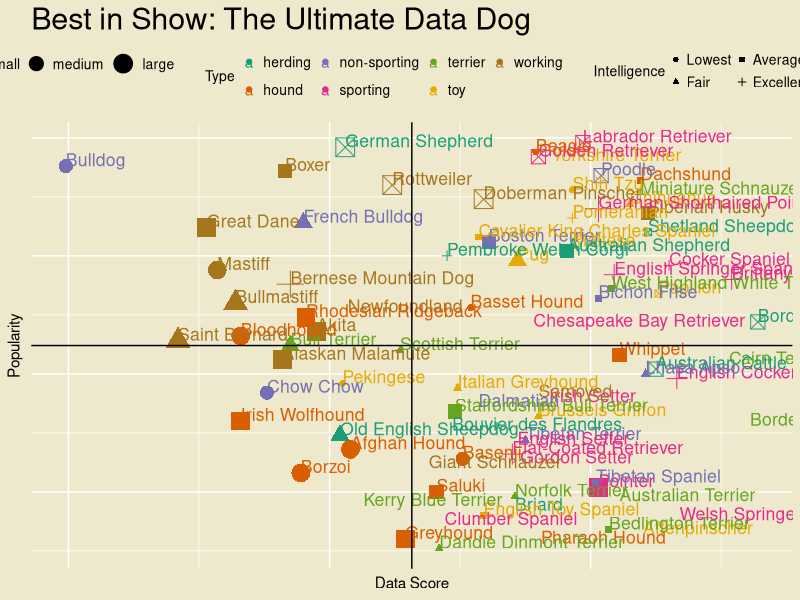

Reproduce this figure in R.
## ---- chunk 1
knitr::opts_chunk$set(echo = TRUE)
## ---- chunk 2
library(ggplot2)
library(tidyverse)
library(dplyr)
best <- readxl::read_xlsx('BestInShow.xlsx', sheet='Best in show')
bestfull <- readxl::read_xlsx('BestInShow.xlsx', sheet = 'Best in show full sheet')
best <- best [,-c(2:4,6,8,13, 16, 20, 22, 42, 45, 51:55)]
colnames <- best[5,]
names(best) <- colnames
best <- best[-c(1:6),]
best <- best[-c(173:183),]
Intelligence <- best[c(1,5)]
intelnames <- c("Breed", "Intelligence")
names(Intelligence) <- intelnames
bestfull <-bestfull[, c(1,3,32,5,7)]
names <- c("Breed", "Type", "Size", "Data Score", "Popularity")
names(bestfull) <- names
bestfull <- bestfull[-c(1:3),]
bestfull <- bestfull %>% drop_na(`Data Score`)

dat <- left_join(bestfull, Intelligence)
dat$Type <- factor(dat$Type)
dat <- dat %>% drop_na(Intelligence)
dat$Size <- factor(dat$Size, levels = c("small", "medium", "large"))
dat$Intelligence <- factor(dat$Intelligence, levels = c("Lowest", "Fair", "Average","Above Average","Excellent", "Brightest"))
dat$Popularity <- as.numeric(dat$Popularity)
dat$`Data Score` <- as.numeric(dat$`Data Score`)
## ---- chunk 3
dat %>% ggplot(aes(x =`Data Score`, y = Popularity, shape = Intelligence, color = Type, size = Size)) + 
  geom_point(point= "jitter") + 
  geom_text(aes(label= Breed, check_overlap = TRUE, nudge_x = 1, hjust = 0,vjust = 0, nudge_y = 1,  position = "jitter",size = "medium")) +
  theme(legend.position = "top",
        legend.key.size = unit(.1, "cm"),
        legend.text = element_text(size = 10),
        legend.title = element_text(size = 10)) + 
  scale_y_reverse() +
  ggtitle("Best in Show: The Ultimate Data Dog") + 
  geom_vline(xintercept =((max(dat$`Data Score`) + min(dat$`Data Score`))/2)) +
  geom_hline(yintercept = ((max(dat$Popularity) + min(dat$Popularity))/2)) +
  theme(axis.ticks=element_blank(), axis.text=element_blank(), 
        panel.background  = element_rect(fill = "cornsilk2", colour = "cornsilk2"),
        plot.background = element_rect(fill = 'cornsilk2', colour = 'cornsilk2'),
        legend.background = element_rect(fill = 'cornsilk2', colour = 'cornsilk2'),
        legend.key = element_rect(fill = 'cornsilk2', colour = 'cornsilk2'),
        plot.title = element_text(size =22)) + scale_color_brewer(palette = "Dark2")
